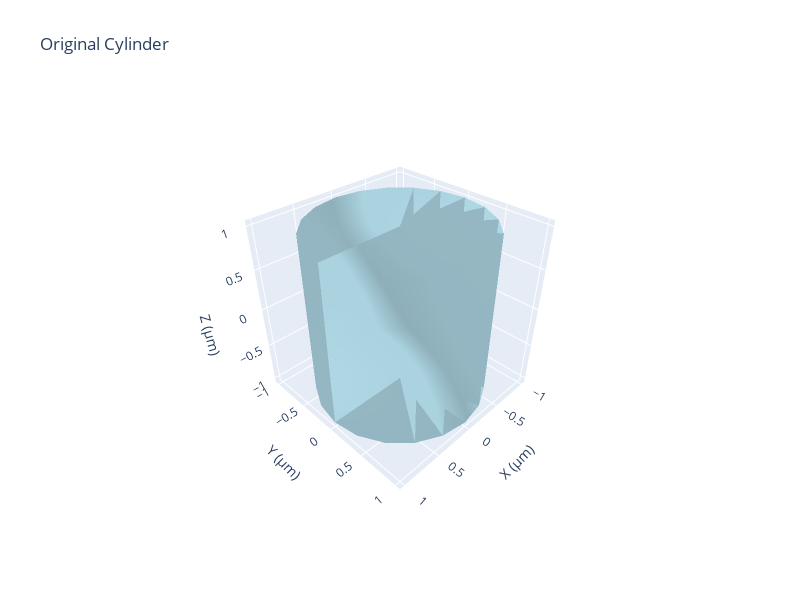

Notebook source saved alongside this figure:
### Markdown cell above
## Create and Visualize Cylinder

### Code cell
# Create a cylinder mesh
cylinder = create_cylinder_mesh(radius=1.0, length=2.0, resolution=20)

print(f"Cylinder properties:")
print(f"  Volume: {cylinder.volume:.3f}")
print(f"  Surface area: {cylinder.area:.3f}")
print(f"  Z-bounds: {cylinder.bounds[:, 2]}")

# Visualize the original cylinder
fig = visualize_mesh_3d(cylinder, title="Original Cylinder", backend="plotly")
fig.show()

### Figure 1 — Plotly figure (JSON) as saved in the notebook; plotly's stock layout.template omitted (floating-point values rounded to 4 significant figures)
{"data": [{"color": "lightblue", "i": [1, 1, 2, 2, 4, 4, 5, 5, 6, 6, 7, 7, 8, 8, 9, 9, 10, 10, 11, 11, 12, 12, 13, 13, 14, 14, 15, 15, 16, 16, 17, 17, 18, 18, 19, 19, 20, 20, 21, 21, 22, 22, 23, 23, 24, 24, 25, 25, 26, 26, 27, 27, 28, 28, 29, 29, 30, 30, 31, 31, 32, 32, 33, 33, 34, 34, 35, 35, 36, 36, 37, 37, 38, 38, 39, 39, 40, 40, 41, 41], "j": [0, 4, 4, 5, 0, 6, 6, 7, 0, 8, 8, 9, 0, 10, 10, 11, 0, 12, 12, 13, 0, 14, 14, 15, 0, 16, 16, 17, 0, 18, 18, 19, 0, 20, 20, 21, 0, 22, 22, 23, 0, 24, 24, 25, 0, 26, 26, 27, 0, 28, 28, 29, 0, 30, 30, 31, 0, 32, 32, 33, 0, 34, 34, 35, 0, 36, 36, 37, 0, 38, 38, 39, 0, 40, 40, 41, 0, 1, 1, 2], "k": [4, 2, 5, 3, 6, 5, 7, 3, 8, 7, 9, 3, 10, 9, 11, 3, 12, 11, 13, 3, 14, 13, 15, 3, 16, 15, 17, 3, 18, 17, 19, 3, 20, 19, 21, 3, 22, 21, 23, 3, 24, 23, 25, 3, 26, 25, 27, 3, 28, 27, 29, 3, 30, 29, 31, 3, 32, 31, 33, 3, 34, 33, 35, 3, 36, 35, 37, 3, 38, 37, 39, 3, 40, 39, 41, 3, 1, 41, 2, 3], "name": "Mesh", "opacity": 0.8, "type": "mesh3d", "x": [0.0, 1.0, 1.0, 0.0, 0.9511, 0.9511, 0.809, 0.809, 0.5878, 0.5878, 0.309, 0.309, 6.123e-17, 6.123e-17, -0.309, -0.309, -0.5878, -0.5878, -0.809, -0.809, -0.9511, -0.9511, -1.0, -1.0, -0.9511, -0.9511, -0.809, -0.809, -0.5878, -0.5878, -0.309, -0.309, -1.837e-16, -1.837e-16, 0.309, 0.309, 0.5878, 0.5878, 0.809, 0.809, 0.9511, 0.9511], "y": [0.0, 0.0, 0.0, 0.0, 0.309, 0.309, 0.5878, 0.5878, 0.809, 0.809, 0.9511, 0.9511, 1.0, 1.0, 0.9511, 0.9511, 0.809, 0.809, 0.5878, 0.5878, 0.309, 0.309, 1.225e-16, 1.225e-16, -0.309, -0.309, -0.5878, -0.5878, -0.809, -0.809, -0.9511, -0.9511, -1.0, -1.0, -0.9511, -0.9511, -0.809, -0.809, -0.5878, -0.5878, -0.309, -0.309], "z": [-1.0, -1.0, 1.0, 1.0, -1.0, 1.0, -1.0, 1.0, -1.0, 1.0, -1.0, 1.0, -1.0, 1.0, -1.0, 1.0, -1.0, 1.0, -1.0, 1.0, -1.0, 1.0, -1.0, 1.0, -1.0, 1.0, -1.0, 1.0, -1.0, 1.0, -1.0, 1.0, -1.0, 1.0, -1.0, 1.0, -1.0, 1.0, -1.0, 1.0, -1.0, 1.0]}], "layout": {"height": 600, "scene": {"aspectmode": "data", "camera": {"eye": {"x": 1.5, "y": 1.5, "z": 1.5}}, "xaxis": {"title": {"text": "X (µm)"}}, "yaxis": {"title": {"text": "Y (µm)"}}, "zaxis": {"title": {"text": "Z (µm)"}}}, "title": {"text": "Original Cylinder"}, "width": 800}}
